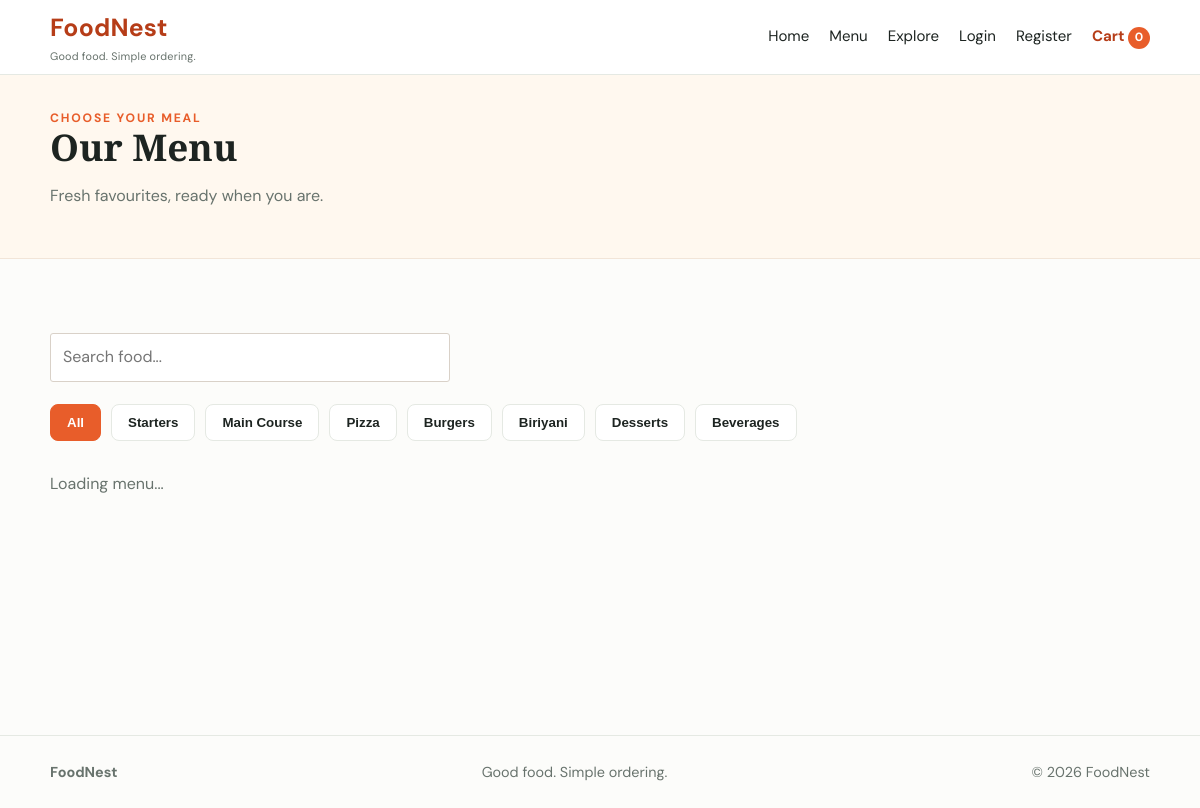
Page /menu.php on the committed database.
### tables this page shows
CREATE TABLE categories (id INT AUTO_INCREMENT PRIMARY KEY, category_name VARCHAR(80) UNIQUE NOT NULL);

### includes/functions.php (called while the page is built, shortened)
<?php
function esc($value) {
    return htmlspecialchars((string) $value, ENT_QUOTES, 'UTF-8');
}
?>

### menu.php (the view, shortened to what this page needs)
<?php
require_once 'config/database.php'; require_once 'includes/functions.php'; $page_title = 'Menu'; include 'includes/header.php';
$categories = $pdo->query('SELECT * FROM categories ORDER BY id')->fetchAll();
?>
<section class="page-banner"><div class="container"><div class="eyebrow">Choose your meal</div><h1>Our Menu</h1><p class="muted">Fresh favourites, ready when you are.</p></div></section>
<section class="section"><div class="container"><input class="search-box" id="food-search" type="search" placeholder="Search food..." aria-label="Search food"><div class="filter-bar"><button class="active" data-category="0">All</button><?php foreach ($categories as $category): ?><button data-category="<?= $category['id'] ?>"><?= esc($category['category_name']) ?></button><?php endforeach; ?></div><div id="food-results" class="food-grid"><p class="muted">Loading menu...</p></div></div></section>
<?php include 'includes/footer.php'; ?>

### assets/css/style.css (style rules this page uses)
:root { --orange:#d95d27; --orange-dark:#a9431b; --ink:#242321; --muted:#6d6963; --cream:#fff8f1; --line:#e9e1d8; --green:#2f7d55; }
* { box-sizing:border-box; }
body { margin:0; color:var(--ink); font-family:Arial, sans-serif; background:#fff; line-height:1.55; }
.container { width:min(1100px, 92%); margin:auto; }
.eyebrow { text-transform:uppercase; letter-spacing:1.8px; font-size:.76rem; color:var(--orange); font-weight:700; }
h1 { font-size:clamp(2.2rem, 5vw, 4rem); line-height:1.08; margin:12px 0 18px; max-width:600px; }
.section { padding:54px 0; }
.muted { color:var(--muted); }
.food-grid { display:grid; grid-template-columns:repeat(4, 1fr); gap:20px; }
button, .button { cursor:pointer; border:0; background:var(--orange); color:#fff; padding:10px 16px; font-weight:700; border-radius:3px; display:inline-block; }
.page-banner { background:var(--cream); padding:34px 0; border-bottom:1px solid #f2e5d8; }
.page-banner h1 { font-size:2.3rem; margin:0; }
.filter-bar { display:flex; gap:10px; flex-wrap:wrap; margin:22px 0 15px; }
.filter-bar button { background:#fff; color:var(--ink); border:1px solid var(--line); }
.filter-bar button.active, .filter-bar button:hover { background:var(--orange); color:#fff; border-color:var(--orange); }
input, select, textarea { width:100%; border:1px solid #d9d1c8; border-radius:3px; padding:11px 12px; font:inherit; background:#fff; }
.search-box { max-width:400px; }
:root { --ink:#1d2421; --muted:#68736d; --orange:#e85d2a; --orange-dark:#b63d18; --cream:#fff8ef; --sage:#edf3ed; --line:#e5e9e3; --green:#34744f; }
body { font-family:'DM Sans', 'Trebuchet MS', sans-serif; background:#fcfcfa; color:var(--ink); }
h1, h2 { font-family:'Playfair Display', Georgia, serif; letter-spacing:0; }
button, .button { border-radius:8px; transition:transform .2s ease, box-shadow .2s ease, background .2s ease; }
.section { padding:74px 0; }

### rows in the picture
categories: category_name "Starters"
categories: category_name "Main Course"
categories: category_name "Pizza"
categories: category_name "Burgers"
categories: category_name "Biriyani"
categories: category_name "Desserts"
categories: category_name "Beverages"

### other values in the picture
cart_count() "0"
